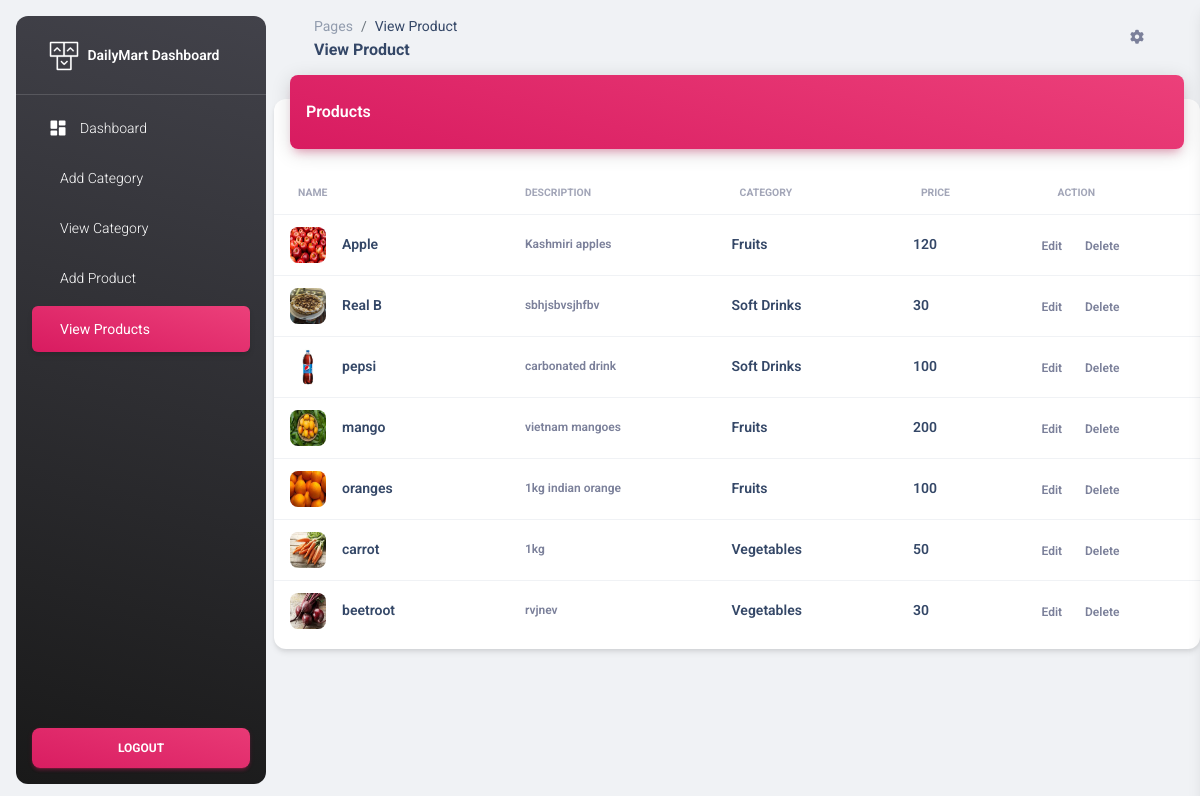
The app's page /adminpanel/viewproduct (signed in) with its own data.
### adminpanel/models.py (models this page shows)
class productdb(models.Model):
    pname=models.CharField(max_length=50)
    pdescr=models.CharField(max_length=500)
    price=models.IntegerField()
    pimg=models.ImageField(upload_to='productimg',default='null.jpg')
    pcategory=models.CharField(max_length=50,default='')

### adminpanel/views.py (the view)
# urls.py: path('viewproduct',views.viewproduct,name='viewproduct'),
def viewproduct(request):
    if 'username' in request.session:
        data=productdb.objects.all()
        return render(request,'viewproduct.html',{'data':data})
    else:
        return redirect('loginpage')

### adminpanel/templates/viewproduct.html (shortened to what this page needs)
{% extends 'index.html' %}
{% block navbar %}
<ul class="navbar-nav">
    <li class="nav-item">
      <a class="nav-link text-white " href="{% url 'adminindex' %}">
        <div class="text-white text-center me-2 d-flex align-items-center justify-content-center">
          <i class="material-icons opacity-10">dashboard</i>
        </div>
        <span class="nav-link-text ms-1">Dashboard</span>
      </a>
    </li>
    <li class="nav-item">
      <a class="nav-link text-white " href="{% url 'addcategorypage' %}">
        <span class="nav-link-text ms-1">Add Category</span>
      </a>
    </li>
    <li class="nav-item">
      <a class="nav-link text-white " href="{% url 'viewcategory' %}">
        <span class="nav-link-text ms-1">View Category</span>
      </a>
    </li>
    <li class="nav-item">
      <a class="nav-link text-white " href="{% url 'addproductpage' %}">
        <span class="nav-link-text ms-1">Add Product</span>
      </a>
    </li>
    <li class="nav-item">
      <a class="nav-link text-white bg-gradient-primary active" href="{% url 'viewproduct' %}">
        <span class="nav-link-text ms-1">View Products</span>
      </a>
    </li>
  </ul>
{% endblock %}
{% block pagename %}
<ol class="breadcrumb bg-transparent mb-0 pb-0 pt-1 px-0 me-sm-6 me-5">
    <li class="breadcrumb-item text-sm"><a class="opacity-5 text-dark" href="javascript:;">Pages</a></li>
    <li class="breadcrumb-item text-sm text-dark active" aria-current="page">View Product</li>
  </ol>
  <h6 class="font-weight-bolder mb-0">View Product</h6>
{% endblock %}
{% block content %}
<div class="row">
    <div class="col-12">
      <div class="card my-4">
        <div class="card-header p-0 position-relative mt-n4 mx-3 z-index-2">
          <div class="bg-gradient-primary shadow-primary border-radius-lg pt-4 pb-3">
            <h6 class="text-white text-capitalize ps-3">Products</h6>
          </div>
        </div>
        <div class="card-body px-0 pb-2">
          <div class="table-responsive p-0">
            <table class="table align-items-center mb-0">
              <thead>
                <tr>
                  <th class="text-uppercase text-secondary text-xxs font-weight-bolder opacity-7">Name</th>
                  <th class="text-uppercase text-secondary text-xxs font-weight-bolder opacity-7 ps-2">Description</th>
                  <th class=" text-uppercase text-secondary text-xxs font-weight-bolder opacity-7">Category</th>
                  <th class=" text-uppercase text-secondary text-xxs font-weight-bolder opacity-7">Price</th>
                  <th class=" text-uppercase text-secondary text-xxs font-weight-bolder opacity-7">Action</th>
                </tr>
              </thead>
              <tbody>
                {% for i in data %}
                <tr>
                  <td>
                    <div class="d-flex px-2 py-1">
                        <div>
                            <img src="{{i.pimg.url}}" class="avatar avatar-sm me-3 border-radius-lg" alt="user6">
                          </div>
                      <div class="d-flex flex-column justify-content-center">
                        <h6 class="mb-0 text-sm">{{i.pname}}</h6>
                      </div>
                    </div>
                  </td>
                  <td>
                    <p class="text-xs font-weight-bold mb-0">{{i.pdescr}}</p>
                  </td>
                  <td>
                    <div class="d-flex px-2 py-1">
                      <div class="d-flex flex-column justify-content-center">
                        <h6 class="mb-0 text-sm">{{i.pcategory}}</h6>
                      </div>
                    </div>
                  </td>
                  <td>
                    <div class="d-flex px-2 py-1">
                      <div class="d-flex flex-column justify-content-center">
                        <h6 class="mb-0 text-sm">{{i.price}}</h6>
                      </div>
                    </div>
                  </td>
                  <td class="align-middle">
                    <a href="{%url 'editproductpage' id=i.id %}" class="text-secondary font-weight-bold text-xs" data-toggle="tooltip" data-original-title="Edit user">
                      Edit
                    </a>
                    <a href="{% url 'deleteproduct' id=i.id %}" class="text-secondary font-weight-bold text-xs" data-toggle="tooltip" data-original-title="Edit user" style="margin-left: 20px;">
                        Delete
                    </a>
                  </td>
                </tr>
                {% endfor %}
              </tbody>
            </table>
          </div>
        </div>
      </div>
    </div>
  </div>
{% endblock %}

### adminpanel/templates/index.html (shortened to what this page needs)
{% load static %}
<!DOCTYPE html>
<html lang="en">
<head>
  <link href="{% static 'assets/css/nucleo-icons.css' %}" rel="stylesheet" />
  <link href="{% static 'assets/css/nucleo-svg.css' %}" rel="stylesheet" />
  <link id="pagestyle" href="{% static 'assets/css/material-dashboard.css' %}" rel="stylesheet" />
</head>
<body class="g-sidenav-show  bg-gray-200">
  <aside class="sidenav navbar navbar-vertical navbar-expand-xs border-0 border-radius-xl my-3 fixed-start ms-3   bg-gradient-dark" id="sidenav-main">
    <div class="sidenav-header">
      <a class="navbar-brand m-0" href=" https://demos.creative-tim.com/material-dashboard/pages/dashboard " target="_blank">
        <img src="{% static 'assets/img/logo-ct.png' %}" class="navbar-brand-img h-100" alt="main_logo">
        <span class="ms-1 font-weight-bold text-white">DailyMart Dashboard</span>
      </a>
    </div>
    <hr class="horizontal light mt-0 mb-2">
    {% block navbar%}{% endblock %}
      <div class="sidenav-footer position-absolute w-100 bottom-0 ">
        <div class="mx-3">
          <a class="btn bg-gradient-primary mt-4 w-100" href="{% url 'adlogout' %}" type="button">Logout</a>
        </div>
      </div>
  </aside>
  <main class="main-content position-relative max-height-vh-100 h-100 border-radius-lg ">
    <nav class="navbar navbar-main navbar-expand-lg px-0 mx-4 shadow-none border-radius-xl" id="navbarBlur" navbar-scroll="true">
      <div class="container-fluid py-1 px-3">
        <nav aria-label="breadcrumb">
          {% block pagename %}{% endblock %}
        </nav>
        <div class="collapse navbar-collapse mt-sm-0 mt-2 me-md-0 me-sm-4" id="navbar">
          <ul class="navbar-nav  justify-content-end">
            <li class="nav-item px-3 d-flex align-items-center">
              <a href="javascript:;" class="nav-link text-body p-0">
                <i class="fa fa-cog fixed-plugin-button-nav cursor-pointer"></i>
              </a>
            </li>
          </ul>
        </div>
      </div>
    </nav>
    {% block content %}{% endblock %}
  </main>
</body>
</html>

### records on screen
productdb: pimg (picture), pname "Apple", pdescr "Kashmiri apples", pcategory "Fruits", price "120"
productdb: pimg (picture), pname "Real B", pdescr "sbhjsbvsjhfbv", pcategory "Soft Drinks", price "30"
productdb: pimg (picture), pname "pepsi", pdescr "carbonated drink", pcategory "Soft Drinks", price "100"
productdb: pimg (picture), pname "mango", pdescr "vietnam mangoes", pcategory "Fruits", price "200"
productdb: pimg (picture), pname "oranges", pdescr "1kg indian orange", pcategory "Fruits", price "100"
productdb: pimg (picture), pname "carrot", pdescr "1kg", pcategory "Vegetables", price "50"
productdb: pimg (picture), pname "beetroot", pdescr "rvjnev", pcategory "Vegetables", price "30"
